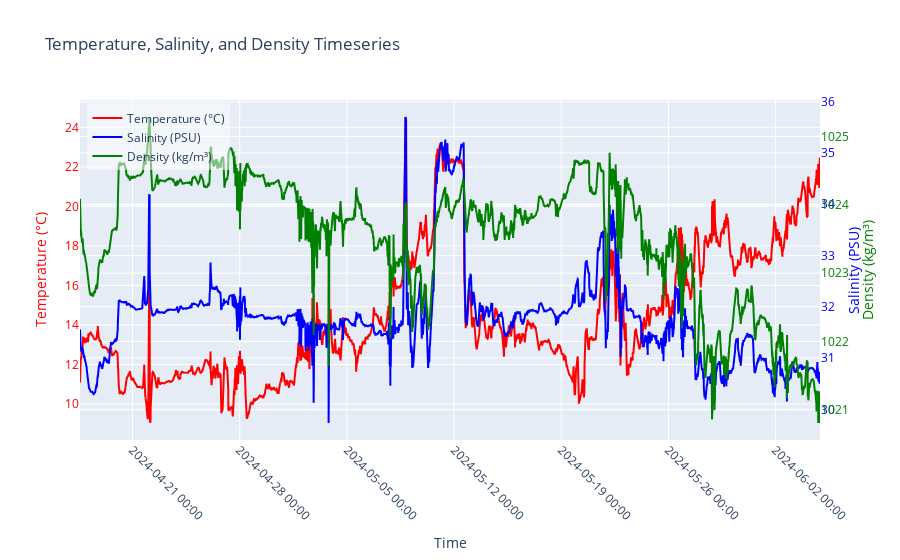

The notebook cell this image was saved under:
### Code cell
import plotly.graph_objects as go

# Create figure
fig = go.Figure()

# Add temperature line
fig.add_trace(go.Scatter(
    x=time,
    y=temperature,
    mode='lines',
    name='Temperature (°C)',
    line=dict(color='red')
))

# Add salinity line
fig.add_trace(go.Scatter(
    x=time,
    y=salinity,
    mode='lines',
    name='Salinity (PSU)',
    yaxis='y2',
    line=dict(color='blue')
))

# Add density line
fig.add_trace(go.Scatter(
    x=time,
    y=density,
    mode='lines',
    name='Density (kg/m³)',
    yaxis='y3',
    line=dict(color='green')
))

# Update layout for multiple y-axes
fig.update_layout(
    title='Temperature, Salinity, and Density Timeseries',
    xaxis=dict(
        title='Time',
        tickformat='%Y-%m-%d %H:%M',
        tickangle=45
    ),
    yaxis=dict(
        title='Temperature (°C)',
        titlefont=dict(color='red'),
        tickfont=dict(color='red')
    ),
    yaxis2=dict(
        title='Salinity (PSU)',
        titlefont=dict(color='blue'),
        tickfont=dict(color='blue'),
        anchor='x',
        overlaying='y',
        side='right'
    ),
    yaxis3=dict(
        title='Density (kg/m³)',
        titlefont=dict(color='green'),
        tickfont=dict(color='green'),
        anchor='free',
        overlaying='y',
        side='right',
        position=1
    ),
    legend=dict(
        x=0.01,
        y=0.99,
        bgcolor='rgba(255, 255, 255, 0.5)',
        bordercolor='rgba(0, 0, 0, 0.5)'
    )
)

fig.show()

### Figure 1 — Plotly figure (JSON) as saved in the notebook; plotly's stock layout.template omitted (floating-point values rounded to 4 significant figures; data arrays with more than 128 entries replaced by an {"elided": "..."} marker saying what was removed)
{"data": [{"line": {"color": "red"}, "mode": "lines", "name": "Temperature (°C)", "type": "scatter", "x": {"elided": "9281 str values"}, "y": {"elided": "9281 float values"}}, {"line": {"color": "blue"}, "mode": "lines", "name": "Salinity (PSU)", "type": "scatter", "x": {"elided": "9281 str values"}, "y": {"elided": "9281 float values"}, "yaxis": "y2"}, {"line": {"color": "green"}, "mode": "lines", "name": "Density (kg/m³)", "type": "scatter", "x": {"elided": "9281 str values"}, "y": {"elided": "9281 float values"}, "yaxis": "y3"}], "layout": {"legend": {"bgcolor": "rgba(255, 255, 255, 0.5)", "bordercolor": "rgba(0, 0, 0, 0.5)", "x": 0.01, "y": 0.99}, "title": {"text": "Temperature, Salinity, and Density Timeseries"}, "xaxis": {"tickangle": 45, "tickformat": "%Y-%m-%d %H:%M", "title": {"text": "Time"}}, "yaxis": {"tickfont": {"color": "red"}, "title": {"font": {"color": "red"}, "text": "Temperature (°C)"}}, "yaxis2": {"anchor": "x", "overlaying": "y", "side": "right", "tickfont": {"color": "blue"}, "title": {"font": {"color": "blue"}, "text": "Salinity (PSU)"}}, "yaxis3": {"anchor": "free", "overlaying": "y", "position": 1, "side": "right", "tickfont": {"color": "green"}, "title": {"font": {"color": "green"}, "text": "Density (kg/m³)"}}}}
